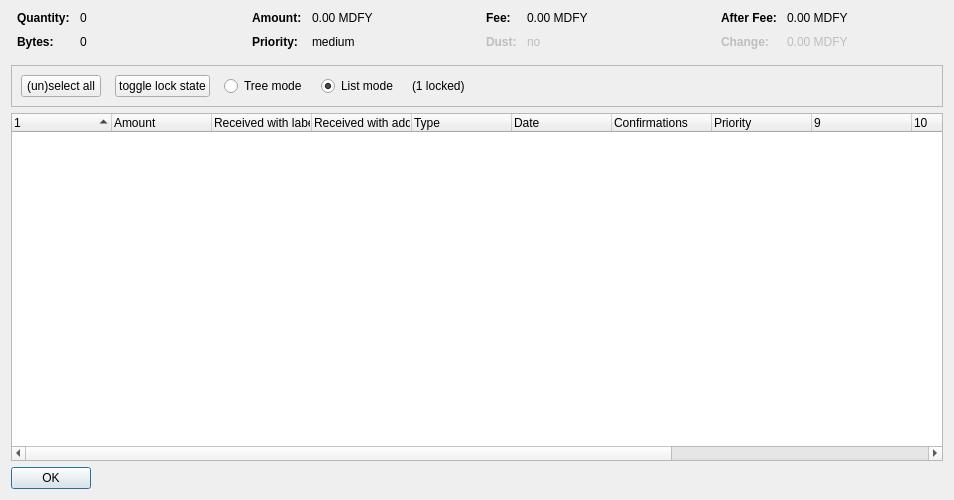
<?xml version="1.0" encoding="UTF-8"?>
<ui version="4.0">
 <class>CoinControlDialog</class>
 <widget class="QDialog" name="CoinControlDialog">
  <property name="geometry">
   <rect>
    <x>0</x>
    <y>0</y>
    <width>954</width>
    <height>500</height>
   </rect>
  </property>
  <property name="windowTitle">
   <string>Coin Selection</string>
  </property>
  <layout class="QVBoxLayout" name="verticalLayout">
   <item>
    <layout class="QHBoxLayout" name="horizontalLayoutTop" stretch="0,0,0,0">
     <property name="topMargin">
      <number>0</number>
     </property>
     <property name="bottomMargin">
      <number>10</number>
     </property>
     <item>
      <layout class="QFormLayout" name="formLayoutCoinControl1">
       <property name="horizontalSpacing">
        <number>10</number>
       </property>
       <property name="verticalSpacing">
        <number>10</number>
       </property>
       <property name="leftMargin">
        <number>6</number>
       </property>
       <property name="rightMargin">
        <number>6</number>
       </property>
       <item row="0" column="0">
        <widget class="QLabel" name="labelCoinControlQuantityText">
         <property name="font">
          <font>
           <weight>75</weight>
           <bold>true</bold>
          </font>
         </property>
         <property name="text">
          <string>Quantity:</string>
         </property>
        </widget>
       </item>
       <item row="0" column="1">
        <widget class="QLabel" name="labelCoinControlQuantity">
         <property name="cursor">
          <cursorShape>IBeamCursor</cursorShape>
         </property>
         <property name="contextMenuPolicy">
          <enum>Qt::ActionsContextMenu</enum>
         </property>
         <property name="text">
          <string notr="true">0</string>
         </property>
         <property name="textInteractionFlags">
          <set>Qt::LinksAccessibleByMouse|Qt::TextSelectableByKeyboard|Qt::TextSelectableByMouse</set>
         </property>
        </widget>
       </item>
       <item row="1" column="0">
        <widget class="QLabel" name="labelCoinControlBytesText">
         <property name="font">
          <font>
           <weight>75</weight>
           <bold>true</bold>
          </font>
         </property>
         <property name="text">
          <string>Bytes:</string>
         </property>
        </widget>
       </item>
       <item row="1" column="1">
        <widget class="QLabel" name="labelCoinControlBytes">
         <property name="cursor">
          <cursorShape>IBeamCursor</cursorShape>
         </property>
         <property name="contextMenuPolicy">
          <enum>Qt::ActionsContextMenu</enum>
         </property>
         <property name="text">
          <string notr="true">0</string>
         </property>
         <property name="textInteractionFlags">
          <set>Qt::LinksAccessibleByMouse|Qt::TextSelectableByKeyboard|Qt::TextSelectableByMouse</set>
         </property>
        </widget>
       </item>
      </layout>
     </item>
     <item>
      <layout class="QFormLayout" name="formLayoutCoinControl2">
       <property name="horizontalSpacing">
        <number>10</number>
       </property>
       <property name="verticalSpacing">
        <number>10</number>
       </property>
       <property name="leftMargin">
        <number>6</number>
       </property>
       <property name="rightMargin">
        <number>6</number>
       </property>
       <item row="0" column="0">
        <widget class="QLabel" name="labelCoinControlAmountText">
         <property name="font">
          <font>
           <weight>75</weight>
           <bold>true</bold>
          </font>
         </property>
         <property name="text">
          <string>Amount:</string>
         </property>
        </widget>
       </item>
       <item row="0" column="1">
        <widget class="QLabel" name="labelCoinControlAmount">
         <property name="cursor">
          <cursorShape>IBeamCursor</cursorShape>
         </property>
         <property name="contextMenuPolicy">
          <enum>Qt::ActionsContextMenu</enum>
         </property>
         <property name="text">
          <string notr="true">0.00 MDFY</string>
         </property>
         <property name="textInteractionFlags">
          <set>Qt::LinksAccessibleByMouse|Qt::TextSelectableByKeyboard|Qt::TextSelectableByMouse</set>
         </property>
        </widget>
       </item>
       <item row="1" column="0">
        <widget class="QLabel" name="labelCoinControlPriorityText">
         <property name="font">
          <font>
           <weight>75</weight>
           <bold>true</bold>
          </font>
         </property>
         <property name="text">
          <string>Priority:</string>
         </property>
        </widget>
       </item>
       <item row="1" column="1">
        <widget class="QLabel" name="labelCoinControlPriority">
         <property name="cursor">
          <cursorShape>IBeamCursor</cursorShape>
         </property>
         <property name="contextMenuPolicy">
          <enum>Qt::ActionsContextMenu</enum>
         </property>
         <property name="text">
          <string>medium</string>
         </property>
         <property name="textInteractionFlags">
          <set>Qt::LinksAccessibleByMouse|Qt::TextSelectableByKeyboard|Qt::TextSelectableByMouse</set>
         </property>
        </widget>
       </item>
      </layout>
     </item>
     <item>
      <layout class="QFormLayout" name="formLayoutCoinControl3">
       <property name="horizontalSpacing">
        <number>10</number>
       </property>
       <property name="verticalSpacing">
        <number>10</number>
       </property>
       <property name="leftMargin">
        <number>6</number>
       </property>
       <property name="rightMargin">
        <number>6</number>
       </property>
       <item row="0" column="0">
        <widget class="QLabel" name="labelCoinControlFeeText">
         <property name="font">
          <font>
           <weight>75</weight>
           <bold>true</bold>
          </font>
         </property>
         <property name="text">
          <string>Fee:</string>
         </property>
        </widget>
       </item>
       <item row="0" column="1">
        <widget class="QLabel" name="labelCoinControlFee">
         <property name="cursor">
          <cursorShape>IBeamCursor</cursorShape>
         </property>
         <property name="contextMenuPolicy">
          <enum>Qt::ActionsContextMenu</enum>
         </property>
         <property name="text">
          <string notr="true">0.00 MDFY</string>
         </property>
         <property name="textInteractionFlags">
          <set>Qt::LinksAccessibleByMouse|Qt::TextSelectableByKeyboard|Qt::TextSelectableByMouse</set>
         </property>
        </widget>
       </item>
       <item row="1" column="0">
        <widget class="QLabel" name="labelCoinControlLowOutputText">
         <property name="enabled">
          <bool>false</bool>
         </property>
         <property name="font">
          <font>
           <weight>75</weight>
           <bold>true</bold>
          </font>
         </property>
         <property name="text">
          <string>Dust:</string>
         </property>
        </widget>
       </item>
       <item row="1" column="1">
        <widget class="QLabel" name="labelCoinControlLowOutput">
         <property name="enabled">
          <bool>false</bool>
         </property>
         <property name="cursor">
          <cursorShape>IBeamCursor</cursorShape>
         </property>
         <property name="contextMenuPolicy">
          <enum>Qt::ActionsContextMenu</enum>
         </property>
         <property name="text">
          <string>no</string>
         </property>
         <property name="textInteractionFlags">
          <set>Qt::LinksAccessibleByMouse|Qt::TextSelectableByKeyboard|Qt::TextSelectableByMouse</set>
         </property>
        </widget>
       </item>
      </layout>
     </item>
     <item>
      <layout class="QFormLayout" name="formLayoutCoinControl4">
       <property name="horizontalSpacing">
        <number>10</number>
       </property>
       <property name="verticalSpacing">
        <number>10</number>
       </property>
       <property name="leftMargin">
        <number>6</number>
       </property>
       <property name="rightMargin">
        <number>6</number>
       </property>
       <item row="0" column="0">
        <widget class="QLabel" name="labelCoinControlAfterFeeText">
         <property name="font">
          <font>
           <weight>75</weight>
           <bold>true</bold>
          </font>
         </property>
         <property name="text">
          <string>After Fee:</string>
         </property>
        </widget>
       </item>
       <item row="0" column="1">
        <widget class="QLabel" name="labelCoinControlAfterFee">
         <property name="cursor">
          <cursorShape>IBeamCursor</cursorShape>
         </property>
         <property name="contextMenuPolicy">
          <enum>Qt::ActionsContextMenu</enum>
         </property>
         <property name="text">
          <string notr="true">0.00 MDFY</string>
         </property>
         <property name="textInteractionFlags">
          <set>Qt::LinksAccessibleByMouse|Qt::TextSelectableByKeyboard|Qt::TextSelectableByMouse</set>
         </property>
        </widget>
       </item>
       <item row="1" column="0">
        <widget class="QLabel" name="labelCoinControlChangeText">
         <property name="enabled">
          <bool>false</bool>
         </property>
         <property name="font">
          <font>
           <weight>75</weight>
           <bold>true</bold>
          </font>
         </property>
         <property name="text">
          <string>Change:</string>
         </property>
        </widget>
       </item>
       <item row="1" column="1">
        <widget class="QLabel" name="labelCoinControlChange">
         <property name="enabled">
          <bool>false</bool>
         </property>
         <property name="cursor">
          <cursorShape>IBeamCursor</cursorShape>
         </property>
         <property name="contextMenuPolicy">
          <enum>Qt::ActionsContextMenu</enum>
         </property>
         <property name="text">
          <string notr="true">0.00 MDFY</string>
         </property>
         <property name="textInteractionFlags">
          <set>Qt::LinksAccessibleByMouse|Qt::TextSelectableByKeyboard|Qt::TextSelectableByMouse</set>
         </property>
        </widget>
       </item>
      </layout>
     </item>
    </layout>
   </item>
   <item>
    <widget class="QFrame" name="frame">
     <property name="minimumSize">
      <size>
       <width>0</width>
       <height>40</height>
      </size>
     </property>
     <property name="frameShape">
      <enum>QFrame::StyledPanel</enum>
     </property>
     <property name="frameShadow">
      <enum>QFrame::Sunken</enum>
     </property>
     <layout class="QHBoxLayout" name="horizontalLayout">
      <item>
       <layout class="QHBoxLayout" name="horizontalLayoutPanel" stretch="0,0,0,0,0,0">
        <property name="spacing">
         <number>14</number>
        </property>
        <item>
         <widget class="QPushButton" name="pushButtonSelectAll">
          <property name="sizePolicy">
           <sizepolicy hsizetype="Maximum" vsizetype="Fixed">
            <horstretch>0</horstretch>
            <verstretch>0</verstretch>
           </sizepolicy>
          </property>
          <property name="text">
           <string>(un)select all</string>
          </property>
          <property name="autoDefault">
           <bool>false</bool>
          </property>
         </widget>
        </item>
        <item>
         <widget class="QPushButton" name="pushButtonToggleLock">
          <property name="sizePolicy">
           <sizepolicy hsizetype="Maximum" vsizetype="Fixed">
            <horstretch>0</horstretch>
            <verstretch>0</verstretch>
           </sizepolicy>
          </property>
          <property name="text">
           <string>toggle lock state</string>
          </property>
          <property name="autoDefault">
           <bool>false</bool>
          </property>
         </widget>
        </item>
        <item>
         <widget class="QRadioButton" name="radioTreeMode">
          <property name="sizePolicy">
           <sizepolicy hsizetype="Maximum" vsizetype="Fixed">
            <horstretch>0</horstretch>
            <verstretch>0</verstretch>
           </sizepolicy>
          </property>
          <property name="text">
           <string>Tree mode</string>
          </property>
         </widget>
        </item>
        <item>
         <widget class="QRadioButton" name="radioListMode">
          <property name="sizePolicy">
           <sizepolicy hsizetype="Maximum" vsizetype="Fixed">
            <horstretch>0</horstretch>
            <verstretch>0</verstretch>
           </sizepolicy>
          </property>
          <property name="text">
           <string>List mode</string>
          </property>
          <property name="checked">
           <bool>true</bool>
          </property>
         </widget>
        </item>
        <item>
         <widget class="QLabel" name="labelLocked">
          <property name="text">
           <string>(1 locked)</string>
          </property>
         </widget>
        </item>
        <item>
         <spacer name="horizontalSpacer">
          <property name="orientation">
           <enum>Qt::Horizontal</enum>
          </property>
          <property name="sizeHint" stdset="0">
           <size>
            <width>40</width>
            <height>20</height>
           </size>
          </property>
         </spacer>
        </item>
       </layout>
      </item>
     </layout>
    </widget>
   </item>
   <item>
    <widget class="CoinControlTreeWidget" name="treeWidget">
     <property name="contextMenuPolicy">
      <enum>Qt::CustomContextMenu</enum>
     </property>
     <property name="sortingEnabled">
      <bool>false</bool>
     </property>
     <property name="columnCount">
      <number>13</number>
     </property>
     <attribute name="headerShowSortIndicator" stdset="0">
      <bool>true</bool>
     </attribute>
     <attribute name="headerStretchLastSection">
      <bool>false</bool>
     </attribute>
     <column>
      <property name="text">
       <string/>
      </property>
     </column>
     <column>
      <property name="text">
       <string>Amount</string>
      </property>
     </column>
     <column>
      <property name="text">
       <string>Received with label</string>
      </property>
     </column>
     <column>
      <property name="text">
       <string>Received with address</string>
      </property>
     </column>
     <column>
      <property name="text">
	<string>Type</string>
      </property>
     </column>
     <column>
      <property name="text">	 
       <string>Date</string>
      </property>
     </column>
     <column>
      <property name="text">
       <string>Confirmations</string>
      </property>
      <property name="toolTip">
       <string>Confirmed</string>
      </property>
     </column>
     <column>
      <property name="text">
       <string>Priority</string>
      </property>
     </column>
     <column>
      <property name="text">
       <string/>
      </property>
     </column>
     <column>
      <property name="text">
       <string/>
      </property>
     </column>
     <column>
      <property name="text">
       <string/>
      </property>
     </column>
     <column>
      <property name="text">
       <string/>
      </property>
     </column>
     <column>
      <property name="text">
       <string/>
      </property>
     </column>
    </widget>
   </item>
   <item>
    <widget class="QDialogButtonBox" name="buttonBox">
     <property name="sizePolicy">
      <sizepolicy hsizetype="Maximum" vsizetype="Fixed">
       <horstretch>0</horstretch>
       <verstretch>0</verstretch>
      </sizepolicy>
     </property>
     <property name="orientation">
      <enum>Qt::Horizontal</enum>
     </property>
     <property name="standardButtons">
      <set>QDialogButtonBox::Ok</set>
     </property>
    </widget>
   </item>
  </layout>
 </widget>
 <customwidgets>
  <customwidget>
   <class>CoinControlTreeWidget</class>
   <extends>QTreeWidget</extends>
   <header>coincontroltreewidget.h</header>
  </customwidget>
 </customwidgets>
 <resources/>
 <connections/>
</ui>
